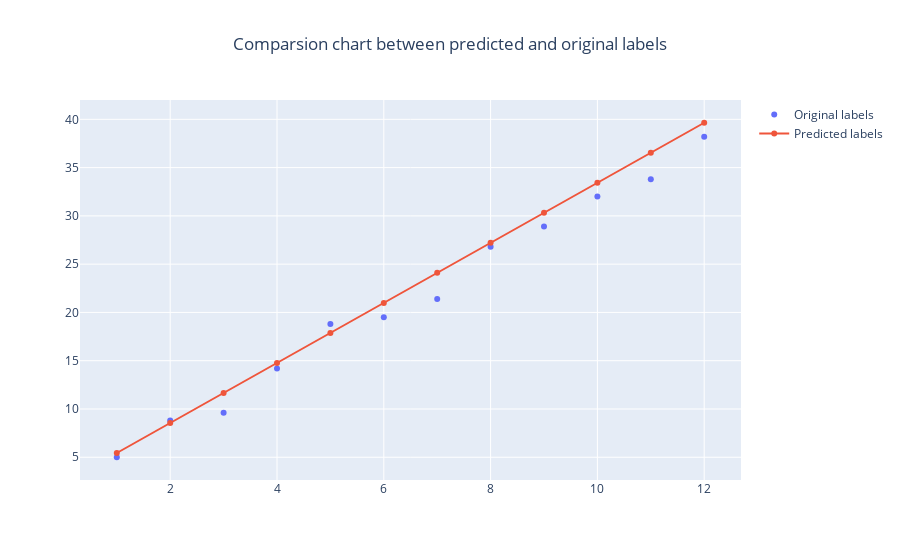

The code cell stored with this chart in its notebook:
### Code cell
model_label_output = get_new_labels(trained_weight, trained_bias, my_feature)

plot_original_and_predicted_label(my_feature, my_label, model_label_output)

### Figure 1 — Plotly figure (JSON) as saved in the notebook; plotly's stock layout.template omitted (floating-point values rounded to 4 significant figures)
{"data": [{"mode": "markers", "name": "Original labels", "type": "scatter", "x": [1, 2, 3, 4, 5, 6, 7, 8, 9, 10, 11, 12], "y": [5, 8.8, 9.6, 14.2, 18.8, 19.5, 21.4, 26.8, 28.9, 32, 33.8, 38.2]}, {"mode": "lines+markers", "name": "Predicted labels", "type": "scatter", "x": [1, 2, 3, 4, 5, 6, 7, 8, 9, 10, 11, 12], "y": [5.44, 8.55, 11.66, 14.77, 17.88, 20.99, 24.1, 27.21, 30.32, 33.43, 36.54, 39.65]}], "layout": {"title": {"text": "Comparsion chart between predicted and original labels", "x": 0.5}}}
